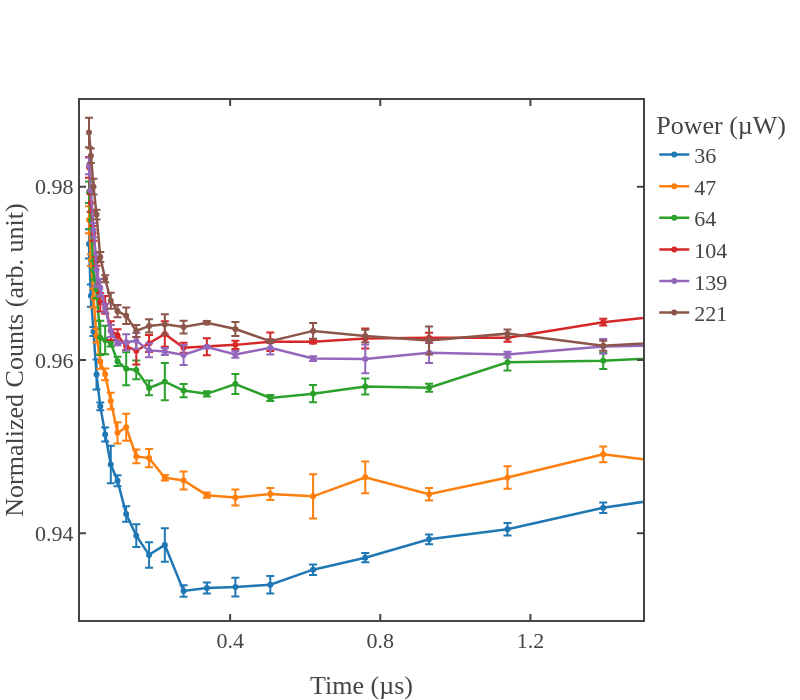

Notebook cell for this chart:
### Markdown cell above
### first cluster power dependency

### Code cell
import os
import numpy as np
import plotly.graph_objects as go
import plotly.io as pio  # Required for saving as PNG

# ============================================================
# --- Signal Processing Functions ---
# ============================================================
def signal(data, samples, first='reference'):
    data_shape = data.shape[0]
    steps = int(data_shape / (2 * samples))

    if first.lower() == 'reference':
        reference_samples = np.mean(np.reshape(data[::2], (steps, samples)), axis=1)
        signal_samples = np.mean(np.reshape(data[1::2], (steps, samples)), axis=1)
    elif first.lower() == 'signal':
        signal_samples = np.mean(np.reshape(data[::2], (steps, samples)), axis=1)
        reference_samples = np.mean(np.reshape(data[1::2], (steps, samples)), axis=1)
    else:
        raise ValueError("`first` must be either 'reference' or 'signal'")

    signal_photon = signal_samples / reference_samples
    return signal_photon, reference_samples, signal_samples

def data_to_time_signal(data, samples, first='reference'):
    time = data['time_axis']
    signal_photon, reference_samples, signal_samples = signal(data['avg_data'], samples, first=first)
    return time, signal_photon, reference_samples, signal_samples

# ============================================================
# --- Plotly Template & Calibration ---
# ============================================================
fig_template = go.layout.Template()
fig_template.layout = {
    'template': 'simple_white+presentation',
    'autosize': False,
    'width': 800,
    'height': 600,
    'xaxis': {
        'ticks': 'inside',
        'mirror': 'ticks',
        'linewidth': 2.0,
        'tickwidth': 2.0,
        'ticklen': 6,
        'showline': True,
        'showgrid': False,
        'zerolinecolor': 'white',
    },
    'yaxis': {
        'ticks': 'inside',
        'mirror': 'ticks',
        'linewidth': 2.0,
        'tickwidth': 2.0,
        'ticklen': 6,
        'showline': True,
        'showgrid': False,
        'zerolinecolor': 'white'
    },
    'font': {
        'family': 'mathjax',
        'size': 22,
    }
}

# --- Calibration Dictionary (source mW → sample µW) ---
calibration = {
    1: 13,
    3: 36,
    4: 47,
    5: 64,
    7: 79,
    9: 104,
    11: 139,
    13: 167,
    15: 191,
    17: 209,
    18: 221
}

# ============================================================
# --- Parameters ---
# ============================================================
samples = 2000
base_path = r"D:\Atanu\Atanu_Github\T1_measurements\codes\data\2025\Oct_10\first cluster"
pulse_folder = 'l_50.0us'
systematic_path = r"systematic\a_5\s_2000"

# --- Power folders to process ---
power_folders = ['p_3mW', 'p_4mW', 'p_5mW', 'p_9mW', 'p_11mW', 'p_18mW']

# --- Define Consistent Colors ---
# These ensure colors stay locked to specific powers across different plots
color_map = {
    'p_3mW': '#1f77b4',  # Muted Blue
    'p_4mW': '#ff7f0e',  # Safety Orange
    'p_5mW': '#2ca02c',  # Cooked Asparagus Green
    'p_9mW': '#d62728',  # Brick Red
    'p_11mW': '#9467bd', # Muted Purple
    'p_18mW': '#8c564b'  # Chestnut Brown
}

# ============================================================
# --- Data Processing & Plotting ---
# ============================================================
fig = go.Figure()

for power_folder in power_folders:
    try:
        source_power_mW = int(power_folder.split('_')[1].replace('mW', ''))
    except (IndexError, ValueError):
        print(f"Could not parse power from folder: {power_folder}")
        continue

    sample_power_uW = calibration.get(source_power_mW, None)
    if sample_power_uW is None:
        print(f"[⚠️] No calibration for {source_power_mW} mW — Skipping.")
        continue

    folder_path = os.path.join(base_path, power_folder, pulse_folder, systematic_path)
    if not os.path.exists(folder_path):
        print(f"[❌] Folder not found: {folder_path}")
        continue

    npz_files = sorted([f for f in os.listdir(folder_path) if f.endswith('.npz')])
    if len(npz_files) < 3:
        print(f"[⚠️] Less than 3 datasets in {folder_path}. Skipping.")
        continue

    signal_photon_list = []
    time_axis = None

    for npz_file in npz_files[:3]:
        npz_path = os.path.join(folder_path, npz_file)
        data = dict(np.load(npz_path))
        time_axis, signal_photon, _, _ = data_to_time_signal(data, samples, first='signal')
        signal_photon_list.append(signal_photon[1:])  # Skip first point

    signal_array = np.vstack(signal_photon_list)
    mean_signal = np.mean(signal_array, axis=0)
    std_signal = np.std(signal_array, axis=0)
    
    # Grab the fixed color for this specific power (defaults to black if not found)
    trace_color = color_map.get(power_folder, '#000000')

    fig.add_trace(go.Scatter(
        x=time_axis[1:]/1e3,  # Skip first point
        y=mean_signal,
        mode='markers+lines',
        name=f'{sample_power_uW}',
        line=dict(width=2.5,color=trace_color),
        marker=dict(size=6, color=trace_color),
        error_y=dict(
            type='data',
            array=std_signal,
            visible=True,
            color=trace_color
        )
    ))

# --- Final layout ---
fig.update_layout(
    template=fig_template,
    # title='T₁ Measurement — First Cluster (Various Powers)',
    xaxis_title='Time (µs)',
    yaxis_title='Normalized Counts (arb. unit)',
    legend_title='Power (µW)',
    height=700,
    width=800, 


    xaxis=dict(
        range=[-10, 410],
        tickvals=[0,100,200,300,400],
        # range=[0, 1.5],
        # tickvals=[0.4,0.8,1.2],
    ),  
    yaxis=dict(
                range=[0.65, 1.05],
                tickvals=[0.7, 0.8, 0.9, 1.0],
               # range=[0.93, 0.99],
               # tickvals=[0.94,0.96,0.98],
              )
)

# --- Show ---
fig.show()

# ============================================================
# --- Save figure ---
# ============================================================
output_fig_folder = r"D:\Atanu\Atanu_Github\T1_measurements\codes\figures_in_paper"
os.makedirs(output_fig_folder, exist_ok=True)

out_path = os.path.join(output_fig_folder, "First_cluster_power_dependency.png")
# out_path = os.path.join(output_fig_folder, "First_cluster_power_dependency_zoomed_in.png")

pio.write_image(
    fig, 
    out_path, 
    width=800,   # Base width in pixels
    height=700,  # Base height in pixels
    scale=4      # Multiplies base dimensions (Final image: 3200 x 2400)
)

print("Saved figure:", out_path)

### Figure 1 — Plotly figure (JSON) as saved in the notebook; plotly's stock layout.template omitted (floating-point values rounded to 4 significant figures)
{"data": [{"error_y": {"array": [0.001683, 0.001276, 0.0005101, 0.00173, 0.0004457, 0.0008118, 0.002168, 0.0006362, 0.0008986, 0.001306, 0.00147, 0.001931, 0.0006649, 0.0006357, 0.001073, 0.001002, 0.0006056, 0.0005367, 0.0005632, 0.0007235, 0.0005999, 0.001869, 0.0005005, 0.002301, 0.0003445, 0.001309, 0.001254, 0.002577, 0.0008341, 0.0005573, 0.001672, 0.00105, 0.001915, 0.00275, 0.002575, 0.0009919, 0.000582, 0.001214, 0.001223, 0.0009344, 0.0008273, 0.001246, 0.00212, 0.001083, 0.002156, 0.001596, 0.001672, 0.0007544, 0.0005384], "color": "#1f77b4", "type": "data", "visible": true}, "line": {"color": "#1f77b4", "width": 2.5}, "marker": {"color": "#1f77b4", "size": 6}, "mode": "markers+lines", "name": "36", "type": "scatter", "x": [0.024, 0.029, 0.036, 0.044, 0.054, 0.067, 0.082, 0.1, 0.123, 0.15, 0.184, 0.226, 0.276, 0.338, 0.414, 0.507, 0.621, 0.76, 0.93, 1.139, 1.394, 1.706, 2.088, 2.556, 3.129, 3.83, 4.688, 5.738, 7.023, 8.596, 10.52, 12.88, 15.76, 19.29, 23.62, 28.91, 35.38, 43.3, 53.0, 64.88, 79.41, 97.19, 119.0, 145.6, 178.2, 218.1, 267.0, 326.8, 400.0], "y": [0.9734, 0.9674, 0.9633, 0.9583, 0.9547, 0.9514, 0.9479, 0.9461, 0.9422, 0.9397, 0.9375, 0.9387, 0.9333, 0.9337, 0.9338, 0.9341, 0.9358, 0.9372, 0.9393, 0.9405, 0.943, 0.9449, 0.9475, 0.9486, 0.9471, 0.9488, 0.9436, 0.9413, 0.9383, 0.9383, 0.9362, 0.9415, 0.9477, 0.9534, 0.9563, 0.9626, 0.9736, 0.9772, 0.9805, 0.9846, 0.9874, 0.984, 0.9831, 0.9808, 0.9754, 0.9635, 0.9557, 0.9476, 0.9433]}, {"error_y": {"array": [0.001561, 0.0006714, 0.001093, 0.0007789, 0.000849, 0.0006692, 0.0009422, 0.001228, 0.001559, 0.000784, 0.001047, 0.0003129, 0.00104, 0.0003005, 0.0009229, 0.0006983, 0.002554, 0.001844, 0.0007197, 0.001297, 0.0009096, 0.0008938, 0.000582, 0.002059, 0.0009518, 0.001616, 0.0005149, 0.00059, 0.0009089, 0.0007602, 0.001057, 0.002269, 0.003076, 0.001242, 0.0008712, 0.000326, 0.0009498, 0.0009723, 0.001754, 0.0008054, 0.001836, 0.0007934, 0.0006054, 0.0006346, 0.002151, 0.00165, 0.000767, 0.0001646, 0.0004008], "color": "#ff7f0e", "type": "data", "visible": true}, "line": {"color": "#ff7f0e", "width": 2.5}, "marker": {"color": "#ff7f0e", "size": 6}, "mode": "markers+lines", "name": "47", "type": "scatter", "x": [0.024, 0.029, 0.036, 0.044, 0.054, 0.067, 0.082, 0.1, 0.123, 0.15, 0.184, 0.226, 0.276, 0.338, 0.414, 0.507, 0.621, 0.76, 0.93, 1.139, 1.394, 1.706, 2.088, 2.556, 3.129, 3.83, 4.688, 5.738, 7.023, 8.596, 10.52, 12.88, 15.76, 19.29, 23.62, 28.91, 35.38, 43.3, 53.0, 64.88, 79.41, 97.19, 119.0, 145.6, 178.2, 218.1, 267.0, 326.8, 400.0], "y": [0.9762, 0.9715, 0.9672, 0.9628, 0.9598, 0.9583, 0.9553, 0.9516, 0.9522, 0.9489, 0.9487, 0.9464, 0.9461, 0.9444, 0.9441, 0.9445, 0.9443, 0.9465, 0.9445, 0.9464, 0.9491, 0.9474, 0.9511, 0.9499, 0.9503, 0.9482, 0.9483, 0.9429, 0.9404, 0.9394, 0.9383, 0.9419, 0.947, 0.9493, 0.9543, 0.956, 0.9656, 0.9696, 0.9706, 0.9737, 0.9782, 0.9744, 0.9758, 0.9711, 0.9661, 0.9583, 0.954, 0.944, 0.9395]}, {"error_y": {"array": [0.001242, 0.001006, 0.001094, 0.001015, 0.001974, 0.001652, 0.0003712, 0.0005389, 0.001912, 0.001075, 0.0008475, 0.002148, 0.000764, 0.0003017, 0.00115, 0.0003431, 0.0009977, 0.0009183, 0.0004624, 0.0009478, 0.0009402, 0.0009034, 0.0003309, 0.0003251, 0.0003451, 0.0002701, 0.0002481, 0.001392, 0.001055, 0.0002079, 0.0004593, 0.001741, 0.0005911, 0.001089, 0.0008662, 0.001505, 0.001083, 0.0006134, 0.0008248, 0.001085, 0.000785, 0.002111, 0.0009436, 0.001223, 0.001646, 0.0006825, 0.0005059, 0.00154, 0.002687], "color": "#2ca02c", "type": "data", "visible": true}, "line": {"color": "#2ca02c", "width": 2.5}, "marker": {"color": "#2ca02c", "size": 6}, "mode": "markers+lines", "name": "64", "type": "scatter", "x": [0.024, 0.029, 0.036, 0.044, 0.054, 0.067, 0.082, 0.1, 0.123, 0.15, 0.184, 0.226, 0.276, 0.338, 0.414, 0.507, 0.621, 0.76, 0.93, 1.139, 1.394, 1.706, 2.088, 2.556, 3.129, 3.83, 4.688, 5.738, 7.023, 8.596, 10.52, 12.88, 15.76, 19.29, 23.62, 28.91, 35.38, 43.3, 53.0, 64.88, 79.41, 97.19, 119.0, 145.6, 178.2, 218.1, 267.0, 326.8, 400.0], "y": [0.9793, 0.9761, 0.9704, 0.9681, 0.9626, 0.9623, 0.9619, 0.9598, 0.959, 0.9589, 0.9568, 0.9575, 0.9565, 0.9561, 0.9572, 0.9556, 0.9561, 0.9569, 0.9568, 0.9597, 0.9599, 0.9606, 0.9605, 0.9612, 0.9608, 0.9624, 0.9609, 0.9582, 0.9576, 0.9569, 0.9555, 0.9546, 0.956, 0.9552, 0.9546, 0.9516, 0.958, 0.9539, 0.9545, 0.9529, 0.9532, 0.9497, 0.9455, 0.94, 0.9319, 0.9241, 0.9149, 0.907, 0.9027]}, {"error_y": {"array": [0.001197, 0.001029, 0.0008479, 0.0005177, 0.001075, 0.001023, 0.001089, 0.0006789, 0.0004316, 0.001594, 0.000978, 0.001469, 0.0005629, 0.0009796, 0.000481, 0.001076, 0.0002129, 0.001154, 0.0005923, 0.0004513, 0.000388, 0.001159, 0.0001632, 0.0002367, 0.0009129, 0.0006042, 0.001612, 0.0007664, 0.0001395, 0.0005866, 0.001272, 0.001548, 0.001471, 0.0006214, 0.0008581, 0.001115, 0.0004485, 0.001332, 0.00148, 0.001866, 0.001973, 0.0007914, 0.001153, 0.002573, 0.002863, 0.002786, 0.002972, 0.002854, 0.003338], "color": "#d62728", "type": "data", "visible": true}, "line": {"color": "#d62728", "width": 2.5}, "marker": {"color": "#d62728", "size": 6}, "mode": "markers+lines", "name": "104", "type": "scatter", "x": [0.024, 0.029, 0.036, 0.044, 0.054, 0.067, 0.082, 0.1, 0.123, 0.15, 0.184, 0.226, 0.276, 0.338, 0.414, 0.507, 0.621, 0.76, 0.93, 1.139, 1.394, 1.706, 2.088, 2.556, 3.129, 3.83, 4.688, 5.738, 7.023, 8.596, 10.52, 12.88, 15.76, 19.29, 23.62, 28.91, 35.38, 43.3, 53.0, 64.88, 79.41, 97.19, 119.0, 145.6, 178.2, 218.1, 267.0, 326.8, 400.0], "y": [0.9822, 0.9781, 0.9746, 0.9714, 0.9667, 0.9664, 0.9634, 0.9629, 0.9616, 0.9611, 0.9619, 0.963, 0.9614, 0.9615, 0.9617, 0.9621, 0.9621, 0.9625, 0.9626, 0.9626, 0.9644, 0.9658, 0.9653, 0.9662, 0.9668, 0.9673, 0.9679, 0.9679, 0.9698, 0.9689, 0.9708, 0.9693, 0.9706, 0.9695, 0.9647, 0.9597, 0.9555, 0.9457, 0.9414, 0.9325, 0.9246, 0.914, 0.9022, 0.8888, 0.875, 0.8608, 0.8482, 0.8352, 0.8255]}, {"error_y": {"array": [0.0009545, 3.541e-05, 0.0008356, 0.001943, 0.0009847, 0.0004954, 0.0006853, 0.0002289, 0.0009458, 0.0009015, 0.0007934, 0.0004026, 0.00116, 0.0001144, 0.0003988, 0.0007708, 0.0002779, 0.001658, 0.001189, 0.000326, 0.0008394, 0.000214, 0.001512, 0.0009369, 0.0006455, 0.0008989, 0.00142, 0.0009021, 0.0006456, 0.001124, 0.0008602, 0.000379, 0.0005299, 0.0003786, 0.0007533, 0.0005528, 0.0008214, 0.001043, 9.204e-05, 0.0006016, 0.0005977, 0.0008015, 0.001354, 0.0003436, 0.001694, 0.002541, 0.002375, 0.002376, 0.002151], "color": "#9467bd", "type": "data", "visible": true}, "line": {"color": "#9467bd", "width": 2.5}, "marker": {"color": "#9467bd", "size": 6}, "mode": "markers+lines", "name": "139", "type": "scatter", "x": [0.024, 0.029, 0.036, 0.044, 0.054, 0.067, 0.082, 0.1, 0.123, 0.15, 0.184, 0.226, 0.276, 0.338, 0.414, 0.507, 0.621, 0.76, 0.93, 1.139, 1.394, 1.706, 2.088, 2.556, 3.129, 3.83, 4.688, 5.738, 7.023, 8.596, 10.52, 12.88, 15.76, 19.29, 23.62, 28.91, 35.38, 43.3, 53.0, 64.88, 79.41, 97.19, 119.0, 145.6, 178.2, 218.1, 267.0, 326.8, 400.0], "y": [0.9824, 0.9796, 0.975, 0.9704, 0.9683, 0.966, 0.9633, 0.9619, 0.962, 0.9622, 0.9611, 0.961, 0.9606, 0.9615, 0.9606, 0.9614, 0.9602, 0.9601, 0.9608, 0.9606, 0.9616, 0.9618, 0.9631, 0.9643, 0.9632, 0.9644, 0.9643, 0.9647, 0.9638, 0.9661, 0.9676, 0.9691, 0.9689, 0.9669, 0.9649, 0.9598, 0.9543, 0.9478, 0.9405, 0.9304, 0.9218, 0.9102, 0.8977, 0.88, 0.8635, 0.8479, 0.83, 0.8147, 0.8021]}, {"error_y": {"array": [0.001705, 0.0008323, 0.0009088, 0.0005688, 0.0005687, 0.0004016, 0.0009143, 0.0007086, 0.0009601, 0.0007013, 0.0007707, 0.001177, 0.00074, 0.0001862, 0.0008017, 0.0002175, 0.0009195, 0.0007201, 0.001619, 0.0004879, 0.0005758, 0.0006391, 0.0006926, 0.0002065, 0.0004158, 0.0009862, 0.001063, 0.0006061, 0.0001105, 0.0006163, 0.001185, 0.000268, 0.0002132, 0.0003462, 0.0006234, 0.001071, 0.001811, 0.001558, 0.001601, 0.001183, 0.002055, 0.00328, 0.004022, 0.003948, 0.00481, 0.003424, 0.004194, 0.004206, 0.004802], "color": "#8c564b", "type": "data", "visible": true}, "line": {"color": "#8c564b", "width": 2.5}, "marker": {"color": "#8c564b", "size": 6}, "mode": "markers+lines", "name": "221", "type": "scatter", "x": [0.024, 0.029, 0.036, 0.044, 0.054, 0.067, 0.082, 0.1, 0.123, 0.15, 0.184, 0.226, 0.276, 0.338, 0.414, 0.507, 0.621, 0.76, 0.93, 1.139, 1.394, 1.706, 2.088, 2.556, 3.129, 3.83, 4.688, 5.738, 7.023, 8.596, 10.52, 12.88, 15.76, 19.29, 23.62, 28.91, 35.38, 43.3, 53.0, 64.88, 79.41, 97.19, 119.0, 145.6, 178.2, 218.1, 267.0, 326.8, 400.0], "y": [0.9863, 0.9836, 0.98, 0.9768, 0.9719, 0.9694, 0.9668, 0.9656, 0.9651, 0.9633, 0.9639, 0.9641, 0.9638, 0.9643, 0.9636, 0.9622, 0.9634, 0.9628, 0.9622, 0.963, 0.9616, 0.9624, 0.9631, 0.9615, 0.9611, 0.9614, 0.9613, 0.9629, 0.9618, 0.9613, 0.963, 0.9633, 0.9632, 0.9632, 0.9611, 0.9567, 0.9502, 0.944, 0.9314, 0.9194, 0.9055, 0.8839, 0.8565, 0.8252, 0.7929, 0.7588, 0.7272, 0.7018, 0.6777]}], "layout": {"height": 700, "legend": {"title": {"text": "Power (µW)"}}, "width": 800, "xaxis": {"range": [0, 1.5], "tickvals": [0.4, 0.8, 1.2], "title": {"text": "Time (µs)"}}, "yaxis": {"range": [0.93, 0.99], "tickvals": [0.94, 0.96, 0.98], "title": {"text": "Normalized Counts (arb. unit)"}}}}
